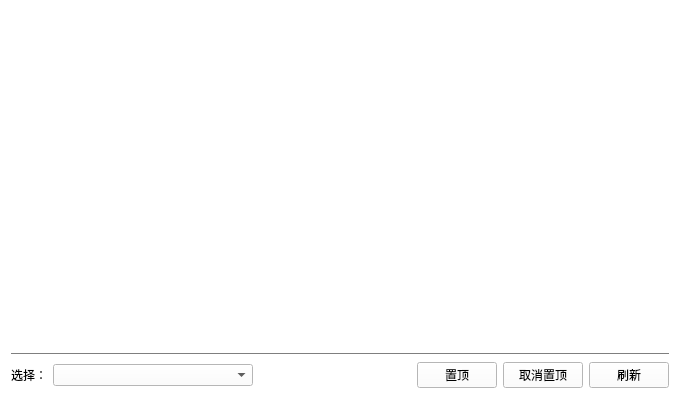
<?xml version="1.0" encoding="UTF-8"?>
<ui version="4.0">
 <class>Form</class>
 <widget class="QWidget" name="Form">
  <property name="enabled">
   <bool>true</bool>
  </property>
  <property name="geometry">
   <rect>
    <x>0</x>
    <y>0</y>
    <width>680</width>
    <height>399</height>
   </rect>
  </property>
  <property name="sizePolicy">
   <sizepolicy hsizetype="Preferred" vsizetype="Preferred">
    <horstretch>0</horstretch>
    <verstretch>0</verstretch>
   </sizepolicy>
  </property>
  <property name="minimumSize">
   <size>
    <width>680</width>
    <height>300</height>
   </size>
  </property>
  <property name="palette">
   <palette>
    <active>
     <colorrole role="WindowText">
      <brush brushstyle="SolidPattern">
       <color alpha="255">
        <red>0</red>
        <green>0</green>
        <blue>0</blue>
       </color>
      </brush>
     </colorrole>
     <colorrole role="Button">
      <brush brushstyle="SolidPattern">
       <color alpha="255">
        <red>255</red>
        <green>255</green>
        <blue>255</blue>
       </color>
      </brush>
     </colorrole>
     <colorrole role="Light">
      <brush brushstyle="SolidPattern">
       <color alpha="255">
        <red>255</red>
        <green>255</green>
        <blue>255</blue>
       </color>
      </brush>
     </colorrole>
     <colorrole role="Midlight">
      <brush brushstyle="SolidPattern">
       <color alpha="255">
        <red>255</red>
        <green>255</green>
        <blue>255</blue>
       </color>
      </brush>
     </colorrole>
     <colorrole role="Dark">
      <brush brushstyle="SolidPattern">
       <color alpha="255">
        <red>127</red>
        <green>127</green>
        <blue>127</blue>
       </color>
      </brush>
     </colorrole>
     <colorrole role="Mid">
      <brush brushstyle="SolidPattern">
       <color alpha="255">
        <red>170</red>
        <green>170</green>
        <blue>170</blue>
       </color>
      </brush>
     </colorrole>
     <colorrole role="Text">
      <brush brushstyle="SolidPattern">
       <color alpha="255">
        <red>0</red>
        <green>0</green>
        <blue>0</blue>
       </color>
      </brush>
     </colorrole>
     <colorrole role="BrightText">
      <brush brushstyle="SolidPattern">
       <color alpha="255">
        <red>255</red>
        <green>255</green>
        <blue>255</blue>
       </color>
      </brush>
     </colorrole>
     <colorrole role="ButtonText">
      <brush brushstyle="SolidPattern">
       <color alpha="255">
        <red>0</red>
        <green>0</green>
        <blue>0</blue>
       </color>
      </brush>
     </colorrole>
     <colorrole role="Base">
      <brush brushstyle="SolidPattern">
       <color alpha="255">
        <red>255</red>
        <green>255</green>
        <blue>255</blue>
       </color>
      </brush>
     </colorrole>
     <colorrole role="Window">
      <brush brushstyle="SolidPattern">
       <color alpha="255">
        <red>255</red>
        <green>255</green>
        <blue>255</blue>
       </color>
      </brush>
     </colorrole>
     <colorrole role="Shadow">
      <brush brushstyle="SolidPattern">
       <color alpha="255">
        <red>0</red>
        <green>0</green>
        <blue>0</blue>
       </color>
      </brush>
     </colorrole>
     <colorrole role="AlternateBase">
      <brush brushstyle="SolidPattern">
       <color alpha="255">
        <red>255</red>
        <green>255</green>
        <blue>255</blue>
       </color>
      </brush>
     </colorrole>
     <colorrole role="ToolTipBase">
      <brush brushstyle="SolidPattern">
       <color alpha="255">
        <red>255</red>
        <green>255</green>
        <blue>220</blue>
       </color>
      </brush>
     </colorrole>
     <colorrole role="ToolTipText">
      <brush brushstyle="SolidPattern">
       <color alpha="255">
        <red>0</red>
        <green>0</green>
        <blue>0</blue>
       </color>
      </brush>
     </colorrole>
     <colorrole role="PlaceholderText">
      <brush brushstyle="SolidPattern">
       <color alpha="128">
        <red>0</red>
        <green>0</green>
        <blue>0</blue>
       </color>
      </brush>
     </colorrole>
    </active>
    <inactive>
     <colorrole role="WindowText">
      <brush brushstyle="SolidPattern">
       <color alpha="255">
        <red>0</red>
        <green>0</green>
        <blue>0</blue>
       </color>
      </brush>
     </colorrole>
     <colorrole role="Button">
      <brush brushstyle="SolidPattern">
       <color alpha="255">
        <red>255</red>
        <green>255</green>
        <blue>255</blue>
       </color>
      </brush>
     </colorrole>
     <colorrole role="Light">
      <brush brushstyle="SolidPattern">
       <color alpha="255">
        <red>255</red>
        <green>255</green>
        <blue>255</blue>
       </color>
      </brush>
     </colorrole>
     <colorrole role="Midlight">
      <brush brushstyle="SolidPattern">
       <color alpha="255">
        <red>255</red>
        <green>255</green>
        <blue>255</blue>
       </color>
      </brush>
     </colorrole>
     <colorrole role="Dark">
      <brush brushstyle="SolidPattern">
       <color alpha="255">
        <red>127</red>
        <green>127</green>
        <blue>127</blue>
       </color>
      </brush>
     </colorrole>
     <colorrole role="Mid">
      <brush brushstyle="SolidPattern">
       <color alpha="255">
        <red>170</red>
        <green>170</green>
        <blue>170</blue>
       </color>
      </brush>
     </colorrole>
     <colorrole role="Text">
      <brush brushstyle="SolidPattern">
       <color alpha="255">
        <red>0</red>
        <green>0</green>
        <blue>0</blue>
       </color>
      </brush>
     </colorrole>
     <colorrole role="BrightText">
      <brush brushstyle="SolidPattern">
       <color alpha="255">
        <red>255</red>
        <green>255</green>
        <blue>255</blue>
       </color>
      </brush>
     </colorrole>
     <colorrole role="ButtonText">
      <brush brushstyle="SolidPattern">
       <color alpha="255">
        <red>0</red>
        <green>0</green>
        <blue>0</blue>
       </color>
      </brush>
     </colorrole>
     <colorrole role="Base">
      <brush brushstyle="SolidPattern">
       <color alpha="255">
        <red>255</red>
        <green>255</green>
        <blue>255</blue>
       </color>
      </brush>
     </colorrole>
     <colorrole role="Window">
      <brush brushstyle="SolidPattern">
       <color alpha="255">
        <red>255</red>
        <green>255</green>
        <blue>255</blue>
       </color>
      </brush>
     </colorrole>
     <colorrole role="Shadow">
      <brush brushstyle="SolidPattern">
       <color alpha="255">
        <red>0</red>
        <green>0</green>
        <blue>0</blue>
       </color>
      </brush>
     </colorrole>
     <colorrole role="AlternateBase">
      <brush brushstyle="SolidPattern">
       <color alpha="255">
        <red>255</red>
        <green>255</green>
        <blue>255</blue>
       </color>
      </brush>
     </colorrole>
     <colorrole role="ToolTipBase">
      <brush brushstyle="SolidPattern">
       <color alpha="255">
        <red>255</red>
        <green>255</green>
        <blue>220</blue>
       </color>
      </brush>
     </colorrole>
     <colorrole role="ToolTipText">
      <brush brushstyle="SolidPattern">
       <color alpha="255">
        <red>0</red>
        <green>0</green>
        <blue>0</blue>
       </color>
      </brush>
     </colorrole>
     <colorrole role="PlaceholderText">
      <brush brushstyle="SolidPattern">
       <color alpha="128">
        <red>0</red>
        <green>0</green>
        <blue>0</blue>
       </color>
      </brush>
     </colorrole>
    </inactive>
    <disabled>
     <colorrole role="WindowText">
      <brush brushstyle="SolidPattern">
       <color alpha="255">
        <red>127</red>
        <green>127</green>
        <blue>127</blue>
       </color>
      </brush>
     </colorrole>
     <colorrole role="Button">
      <brush brushstyle="SolidPattern">
       <color alpha="255">
        <red>255</red>
        <green>255</green>
        <blue>255</blue>
       </color>
      </brush>
     </colorrole>
     <colorrole role="Light">
      <brush brushstyle="SolidPattern">
       <color alpha="255">
        <red>255</red>
        <green>255</green>
        <blue>255</blue>
       </color>
      </brush>
     </colorrole>
     <colorrole role="Midlight">
      <brush brushstyle="SolidPattern">
       <color alpha="255">
        <red>255</red>
        <green>255</green>
        <blue>255</blue>
       </color>
      </brush>
     </colorrole>
     <colorrole role="Dark">
      <brush brushstyle="SolidPattern">
       <color alpha="255">
        <red>127</red>
        <green>127</green>
        <blue>127</blue>
       </color>
      </brush>
     </colorrole>
     <colorrole role="Mid">
      <brush brushstyle="SolidPattern">
       <color alpha="255">
        <red>170</red>
        <green>170</green>
        <blue>170</blue>
       </color>
      </brush>
     </colorrole>
     <colorrole role="Text">
      <brush brushstyle="SolidPattern">
       <color alpha="255">
        <red>127</red>
        <green>127</green>
        <blue>127</blue>
       </color>
      </brush>
     </colorrole>
     <colorrole role="BrightText">
      <brush brushstyle="SolidPattern">
       <color alpha="255">
        <red>255</red>
        <green>255</green>
        <blue>255</blue>
       </color>
      </brush>
     </colorrole>
     <colorrole role="ButtonText">
      <brush brushstyle="SolidPattern">
       <color alpha="255">
        <red>127</red>
        <green>127</green>
        <blue>127</blue>
       </color>
      </brush>
     </colorrole>
     <colorrole role="Base">
      <brush brushstyle="SolidPattern">
       <color alpha="255">
        <red>255</red>
        <green>255</green>
        <blue>255</blue>
       </color>
      </brush>
     </colorrole>
     <colorrole role="Window">
      <brush brushstyle="SolidPattern">
       <color alpha="255">
        <red>255</red>
        <green>255</green>
        <blue>255</blue>
       </color>
      </brush>
     </colorrole>
     <colorrole role="Shadow">
      <brush brushstyle="SolidPattern">
       <color alpha="255">
        <red>0</red>
        <green>0</green>
        <blue>0</blue>
       </color>
      </brush>
     </colorrole>
     <colorrole role="AlternateBase">
      <brush brushstyle="SolidPattern">
       <color alpha="255">
        <red>255</red>
        <green>255</green>
        <blue>255</blue>
       </color>
      </brush>
     </colorrole>
     <colorrole role="ToolTipBase">
      <brush brushstyle="SolidPattern">
       <color alpha="255">
        <red>255</red>
        <green>255</green>
        <blue>220</blue>
       </color>
      </brush>
     </colorrole>
     <colorrole role="ToolTipText">
      <brush brushstyle="SolidPattern">
       <color alpha="255">
        <red>0</red>
        <green>0</green>
        <blue>0</blue>
       </color>
      </brush>
     </colorrole>
     <colorrole role="PlaceholderText">
      <brush brushstyle="SolidPattern">
       <color alpha="128">
        <red>0</red>
        <green>0</green>
        <blue>0</blue>
       </color>
      </brush>
     </colorrole>
    </disabled>
   </palette>
  </property>
  <property name="windowTitle">
   <string>窗口置顶</string>
  </property>
  <property name="windowIcon">
   <iconset>
    <normaloff>laptop.ico</normaloff>laptop.ico</iconset>
  </property>
  <layout class="QVBoxLayout" name="verticalLayout">
   <item>
    <widget class="QTextEdit" name="textEdit">
     <property name="font">
      <font>
       <family>Cascadia Mono SemiLight</family>
       <pointsize>9</pointsize>
      </font>
     </property>
     <property name="acceptDrops">
      <bool>true</bool>
     </property>
     <property name="autoFillBackground">
      <bool>false</bool>
     </property>
     <property name="frameShape">
      <enum>QFrame::NoFrame</enum>
     </property>
     <property name="frameShadow">
      <enum>QFrame::Sunken</enum>
     </property>
     <property name="tabStopWidth">
      <number>79</number>
     </property>
    </widget>
   </item>
   <item>
    <widget class="Line" name="line">
     <property name="orientation">
      <enum>Qt::Horizontal</enum>
     </property>
    </widget>
   </item>
   <item>
    <layout class="QHBoxLayout" name="horizontalLayout">
     <item>
      <widget class="QLabel" name="label">
       <property name="sizePolicy">
        <sizepolicy hsizetype="Fixed" vsizetype="Fixed">
         <horstretch>0</horstretch>
         <verstretch>0</verstretch>
        </sizepolicy>
       </property>
       <property name="text">
        <string>选择：</string>
       </property>
       <property name="buddy">
        <cstring>comboBox</cstring>
       </property>
      </widget>
     </item>
     <item>
      <widget class="QComboBox" name="comboBox">
       <property name="sizePolicy">
        <sizepolicy hsizetype="Fixed" vsizetype="Fixed">
         <horstretch>0</horstretch>
         <verstretch>0</verstretch>
        </sizepolicy>
       </property>
       <property name="minimumSize">
        <size>
         <width>200</width>
         <height>0</height>
        </size>
       </property>
      </widget>
     </item>
     <item>
      <spacer name="horizontalSpacer">
       <property name="orientation">
        <enum>Qt::Horizontal</enum>
       </property>
       <property name="sizeHint" stdset="0">
        <size>
         <width>40</width>
         <height>20</height>
        </size>
       </property>
      </spacer>
     </item>
     <item>
      <widget class="QPushButton" name="pushButton_3">
       <property name="text">
        <string>置顶</string>
       </property>
      </widget>
     </item>
     <item>
      <widget class="QPushButton" name="pushButton_4">
       <property name="text">
        <string>取消置顶</string>
       </property>
      </widget>
     </item>
     <item>
      <widget class="QPushButton" name="pushButton_1">
       <property name="sizePolicy">
        <sizepolicy hsizetype="Fixed" vsizetype="Fixed">
         <horstretch>70</horstretch>
         <verstretch>30</verstretch>
        </sizepolicy>
       </property>
       <property name="palette">
        <palette>
         <active>
          <colorrole role="WindowText">
           <brush brushstyle="SolidPattern">
            <color alpha="255">
             <red>0</red>
             <green>0</green>
             <blue>0</blue>
            </color>
           </brush>
          </colorrole>
          <colorrole role="Dark">
           <brush brushstyle="SolidPattern">
            <color alpha="255">
             <red>255</red>
             <green>255</green>
             <blue>255</blue>
            </color>
           </brush>
          </colorrole>
          <colorrole role="Mid">
           <brush brushstyle="SolidPattern">
            <color alpha="255">
             <red>255</red>
             <green>255</green>
             <blue>255</blue>
            </color>
           </brush>
          </colorrole>
          <colorrole role="Text">
           <brush brushstyle="SolidPattern">
            <color alpha="255">
             <red>0</red>
             <green>0</green>
             <blue>0</blue>
            </color>
           </brush>
          </colorrole>
          <colorrole role="ButtonText">
           <brush brushstyle="SolidPattern">
            <color alpha="255">
             <red>0</red>
             <green>0</green>
             <blue>0</blue>
            </color>
           </brush>
          </colorrole>
          <colorrole role="PlaceholderText">
           <brush brushstyle="SolidPattern">
            <color alpha="128">
             <red>255</red>
             <green>255</green>
             <blue>255</blue>
            </color>
           </brush>
          </colorrole>
         </active>
         <inactive>
          <colorrole role="WindowText">
           <brush brushstyle="SolidPattern">
            <color alpha="255">
             <red>0</red>
             <green>0</green>
             <blue>0</blue>
            </color>
           </brush>
          </colorrole>
          <colorrole role="Dark">
           <brush brushstyle="SolidPattern">
            <color alpha="255">
             <red>255</red>
             <green>255</green>
             <blue>255</blue>
            </color>
           </brush>
          </colorrole>
          <colorrole role="Mid">
           <brush brushstyle="SolidPattern">
            <color alpha="255">
             <red>255</red>
             <green>255</green>
             <blue>255</blue>
            </color>
           </brush>
          </colorrole>
          <colorrole role="Text">
           <brush brushstyle="SolidPattern">
            <color alpha="255">
             <red>0</red>
             <green>0</green>
             <blue>0</blue>
            </color>
           </brush>
          </colorrole>
          <colorrole role="ButtonText">
           <brush brushstyle="SolidPattern">
            <color alpha="255">
             <red>0</red>
             <green>0</green>
             <blue>0</blue>
            </color>
           </brush>
          </colorrole>
          <colorrole role="PlaceholderText">
           <brush brushstyle="SolidPattern">
            <color alpha="128">
             <red>255</red>
             <green>255</green>
             <blue>255</blue>
            </color>
           </brush>
          </colorrole>
         </inactive>
         <disabled>
          <colorrole role="WindowText">
           <brush brushstyle="SolidPattern">
            <color alpha="255">
             <red>255</red>
             <green>255</green>
             <blue>255</blue>
            </color>
           </brush>
          </colorrole>
          <colorrole role="Dark">
           <brush brushstyle="SolidPattern">
            <color alpha="255">
             <red>255</red>
             <green>255</green>
             <blue>255</blue>
            </color>
           </brush>
          </colorrole>
          <colorrole role="Mid">
           <brush brushstyle="SolidPattern">
            <color alpha="255">
             <red>255</red>
             <green>255</green>
             <blue>255</blue>
            </color>
           </brush>
          </colorrole>
          <colorrole role="Text">
           <brush brushstyle="SolidPattern">
            <color alpha="255">
             <red>255</red>
             <green>255</green>
             <blue>255</blue>
            </color>
           </brush>
          </colorrole>
          <colorrole role="ButtonText">
           <brush brushstyle="SolidPattern">
            <color alpha="255">
             <red>255</red>
             <green>255</green>
             <blue>255</blue>
            </color>
           </brush>
          </colorrole>
          <colorrole role="PlaceholderText">
           <brush brushstyle="SolidPattern">
            <color alpha="128">
             <red>255</red>
             <green>255</green>
             <blue>255</blue>
            </color>
           </brush>
          </colorrole>
         </disabled>
        </palette>
       </property>
       <property name="text">
        <string>刷新</string>
       </property>
      </widget>
     </item>
    </layout>
   </item>
  </layout>
 </widget>
 <resources/>
 <connections/>
</ui>
